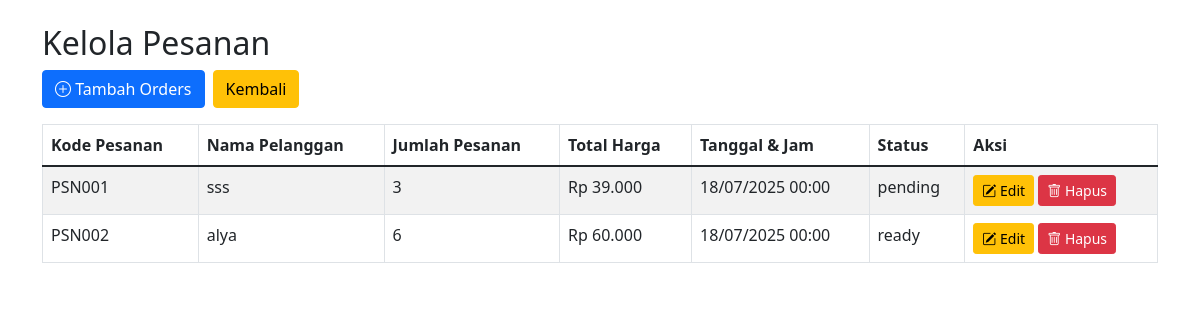
Before: /admin/manage_orders.php (signed in) with the older database file.
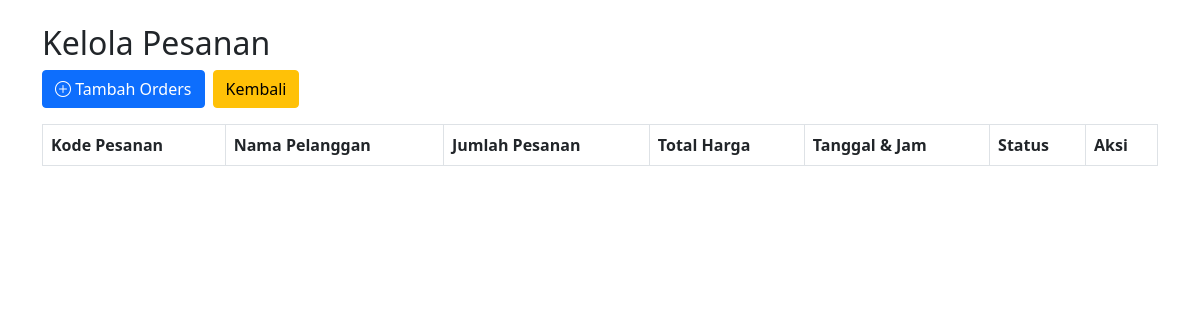
After: the same page with the newer database file.
### tables this page shows
CREATE TABLE `pesanan` (
  `kode_pesanan` varchar(225) NOT NULL,
  `nama_pelanggan` varchar(100) NOT NULL,
  `kode_menu` varchar(255) NOT NULL,
  `total_harga` decimal(10,2) NOT NULL,
  `tgl_pesanan` datetime DEFAULT NULL ON UPDATE CURRENT_TIMESTAMP,
  `jumlah` int NOT NULL,
  `status_pesanan` varchar(50) DEFAULT NULL
);

### classes/Pesanan.php (called while the page is built, shortened)
<?php
class Pesanan
{
    private $conn;
    public function __construct($db)
    {
        $this->conn = $db;
    }
    public function read()
    {
        $query = "SELECT * FROM pesanan ORDER BY tgl_pesanan DESC";
        $stmt = $this->conn->prepare($query);
        $stmt->execute();
        return $stmt;
    }
}
?>

### admin/manage_orders.php (the view, shortened to what this page needs)
<?php
require_once __DIR__ . '/../classes/Pesanan.php';
$database = new Database();
$db = $database->getConnection();
$pesanan = new Pesanan($db);
$stmt = $pesanan->read();
?>
<!DOCTYPE html>
<html lang="id">
<head>
    <link href="https://cdn.jsdelivr.net/npm/bootstrap@5.1.3/dist/css/bootstrap.min.css" rel="stylesheet" />
    <link href="https://cdn.jsdelivr.net/npm/bootstrap-icons@1.10.5/font/bootstrap-icons.css" rel="stylesheet" />
</head>
<body>
    <div class="container mt-4">
        <h2>Kelola Pesanan</h2>
        <div class="mb-3 d-flex gap-2">
            <a href="tambah_orders.php" class="btn btn-primary">
                <i class="bi bi-plus-circle"></i> Tambah Orders
            </a>
            <a href="dashboard.php" class="btn btn-warning">Kembali</a>
        </div>
        <table class="table table-bordered table-striped">
            <thead>
                <tr>
                    <th>Kode Pesanan</th>
                    <th>Nama Pelanggan</th>
                    <th>Jumlah Pesanan</th>
                    <th>Total Harga</th>
                    <th>Tanggal & Jam</th>
                    <th>Status</th>
                    <th>Aksi</th>
                </tr>
            </thead>
            <tbody>
                <?php while ($row = $stmt->fetch(PDO::FETCH_ASSOC)): ?>
                <tr>
                    <td><?= htmlspecialchars($row['kode_pesanan']); ?></td>
                    <td><?= htmlspecialchars($row['nama_pelanggan'] ?? ''); ?></td>
                    <td><?= htmlspecialchars($row['jumlah'] ?? ''); ?></td>
                    <td>Rp <?= number_format($row['total_harga'], 0, ',', '.'); ?></td>
                    <td><?= date('d/m/Y H:i', strtotime($row['tgl_pesanan'])); ?></td>
                    <td><?= htmlspecialchars($row['status_pesanan'] ?? ''); ?></td>
                    <td>
                        <a href="edit_orders.php?kode_pesanan=<?= urlencode($row['kode_pesanan']); ?>" class="btn btn-sm btn-warning">
                            <i class="bi bi-pencil-square"></i> Edit
                        </a>
                        <a href="delete_orders.php?kode_pesanan=<?= urlencode($row['kode_pesanan']); ?>" class="btn btn-sm btn-danger" onclick="return confirm('Apakah Anda yakin ingin menghapus pesanan ini?');">
                            <i class="bi bi-trash"></i> Hapus
                        </a>
                    </td>
                </tr>
                <?php endwhile; ?>
            </tbody>
        </table>
    </div>
</body>
</html>

Changed rows visible on the page:
removed pesanan: kode_pesanan "PSN001", nama_pelanggan "sss", jumlah "3", total_harga "39.000", tgl_pesanan "18/07/2025 00:00", status_pesanan "pending"
removed pesanan: kode_pesanan "PSN002", nama_pelanggan "alya", jumlah "6", total_harga "60.000", tgl_pesanan "18/07/2025 00:00", status_pesanan "ready"
